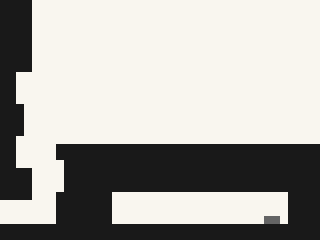

This game map was drawn from its Tiled (.tmx) file and the tilesets committed beside it. A one-line description and the trimmed map source follow:
An orthogonal 40x30 tile map with 8x8 px tiles, 2 tile layers (BACKGROUND, FOREGROUND), 3 tilesets and 9 objects (CHANGE_STAGE).

<map version="1.0" orientation="orthogonal" renderorder="right-down" width="40" height="30" tilewidth="8" tileheight="8" nextobjectid="32">
 <tileset firstgid="1" source="PLACEHOLDER.tsx" />
 <tileset firstgid="9" source="SEWER.tsx" />
 <tileset firstgid="39" source="PIER.tsx" />
 <layer name="BACKGROUND" width="40" height="30">
  <data>[1200 cells, 1200 non-empty, 2 distinct tile ids]</data>
 </layer>
 <objectgroup name="SOLID">
  <object id="11" x="-8" y="0" width="24" height="200" />
  <object id="12" x="0" y="224" width="320" height="16" />
  <object id="25" x="16" y="0" width="16" height="72" />
  <object id="26" x="8" y="104" width="16" height="32" />
  <object id="27" x="16" y="168" width="16" height="32" />
  <object id="28" x="56" y="192" width="56" height="32" />
  <object id="30" x="56" y="144" width="264" height="16" />
  <object id="31" x="64" y="152" width="256" height="40" />
 </objectgroup>
 <layer name="FOREGROUND" width="40" height="30">
  <data>[1200 cells, 398 non-empty, 1 distinct tile ids]</data>
 </layer>
 <objectgroup name="OBJECTS">
  <object id="23" name="CHANGE_STAGE" x="-8" y="200" width="8" height="24">
   <properties>
    <property name="CONTINUOUS" value="True" />
    <property name="LINK" value="pier_03.tmx" />
   </properties>
  </object>
 </objectgroup>
</map>
